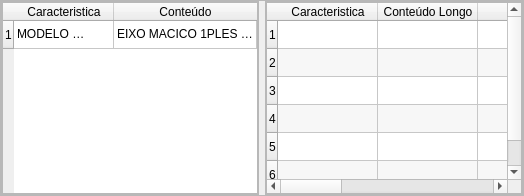
         <widget class="QFrame" name="frame_2">
          <property name="frameShape">
           <enum>QFrame::Shape::StyledPanel</enum>
          </property>
          <property name="frameShadow">
           <enum>QFrame::Shadow::Raised</enum>
          </property>
          <layout class="QHBoxLayout" name="horizontalLayout">
           <property name="leftMargin">
            <number>0</number>
           </property>
           <property name="topMargin">
            <number>0</number>
           </property>
           <property name="rightMargin">
            <number>0</number>
           </property>
           <property name="bottomMargin">
            <number>0</number>
           </property>
           <item>
            <widget class="QFrame" name="frame_3">
             <property name="maximumSize">
              <size>
               <width>600</width>
               <height>16777215</height>
              </size>
             </property>
             <property name="frameShape">
              <enum>QFrame::Shape::StyledPanel</enum>
             </property>
             <property name="frameShadow">
              <enum>QFrame::Shadow::Raised</enum>
             </property>
             <layout class="QVBoxLayout" name="verticalLayout_3">
              <property name="spacing">
               <number>0</number>
              </property>
              <property name="leftMargin">
               <number>0</number>
              </property>
              <property name="topMargin">
               <number>0</number>
              </property>
              <property name="rightMargin">
               <number>0</number>
              </property>
              <property name="bottomMargin">
               <number>0</number>
              </property>
              <item>
               <widget class="QTableWidget" name="tb_pd_old">
                <property name="editTriggers">
                 <set>QAbstractItemView::EditTrigger::NoEditTriggers</set>
                </property>
                <property name="alternatingRowColors">
                 <bool>true</bool>
                </property>
                <property name="columnCount">
                 <number>2</number>
                </property>
                <attribute name="horizontalHeaderCascadingSectionResizes">
                 <bool>false</bool>
                </attribute>
                <attribute name="horizontalHeaderShowSortIndicator" stdset="0">
                 <bool>false</bool>
                </attribute>
                <attribute name="horizontalHeaderStretchLastSection">
                 <bool>true</bool>
                </attribute>
                <attribute name="verticalHeaderDefaultSectionSize">
                 <number>28</number>
                </attribute>
                <row/>
                <column>
                 <property name="text">
                  <string>Caracteristica</string>
                 </property>
                </column>
                <column>
                 <property name="text">
                  <string>Conteúdo</string>
                 </property>
                </column>
                <item row="0" column="0">
                 <property name="text">
                  <string>MODELO CARCACA REDUTOR</string>
                 </property>
                </item>
                <item row="0" column="1">
                 <property name="text">
                  <string>EIXO MACICO 1PLES C/CHAVETA</string>
                 </property>
                </item>
               </widget>
              </item>
             </layout>
            </widget>
           </item>
           <item>
            <widget class="QFrame" name="frame_4">
             <property name="frameShape">
              <enum>QFrame::Shape::StyledPanel</enum>
             </property>
             <property name="frameShadow">
              <enum>QFrame::Shadow::Raised</enum>
             </property>
             <layout class="QVBoxLayout" name="verticalLayout_2">
              <property name="spacing">
               <number>0</number>
              </property>
              <property name="leftMargin">
               <number>0</number>
              </property>
              <property name="topMargin">
               <number>0</number>
              </property>
              <property name="rightMargin">
               <number>0</number>
              </property>
              <property name="bottomMargin">
               <number>0</number>
              </property>
              <item>
               <widget class="QTableWidget" name="tb_new_pd">
                <property name="editTriggers">
                 <set>QAbstractItemView::EditTrigger::NoEditTriggers</set>
                </property>
                <property name="alternatingRowColors">
                 <bool>true</bool>
                </property>
                <property name="sortingEnabled">
                 <bool>false</bool>
                </property>
                <property name="rowCount">
                 <number>6</number>
                </property>
                <attribute name="horizontalHeaderMinimumSectionSize">
                 <number>25</number>
                </attribute>
                <attribute name="horizontalHeaderStretchLastSection">
                 <bool>true</bool>
                </attribute>
                <attribute name="verticalHeaderDefaultSectionSize">
                 <number>28</number>
                </attribute>
                <row/>
                <row/>
                <row/>
                <row/>
                <row/>
                <row/>
                <column>
                 <property name="text">
                  <string>Caracteristica</string>
                 </property>
                </column>
                <column>
                 <property name="text">
                  <string>Conteúdo Longo</string>
                 </property>
                </column>
                <column>
                 <property name="text">
                  <string/>
                 </property>
                </column>
                <column>
                 <property name="text">
                  <string>40 Caract.</string>
                 </property>
                </column>
                <column>
                 <property name="text">
                  <string>Unid.Med.</string>
                 </property>
                </column>
                <column>
                 <property name="text">
                  <string>DescCurt</string>
                 </property>
                </column>
                <column>
                 <property name="text">
                  <string>Sep</string>
                 </property>
                </column>
               </widget>
              </item>
             </layout>
            </widget>
           </item>
          </layout>
         </widget>
